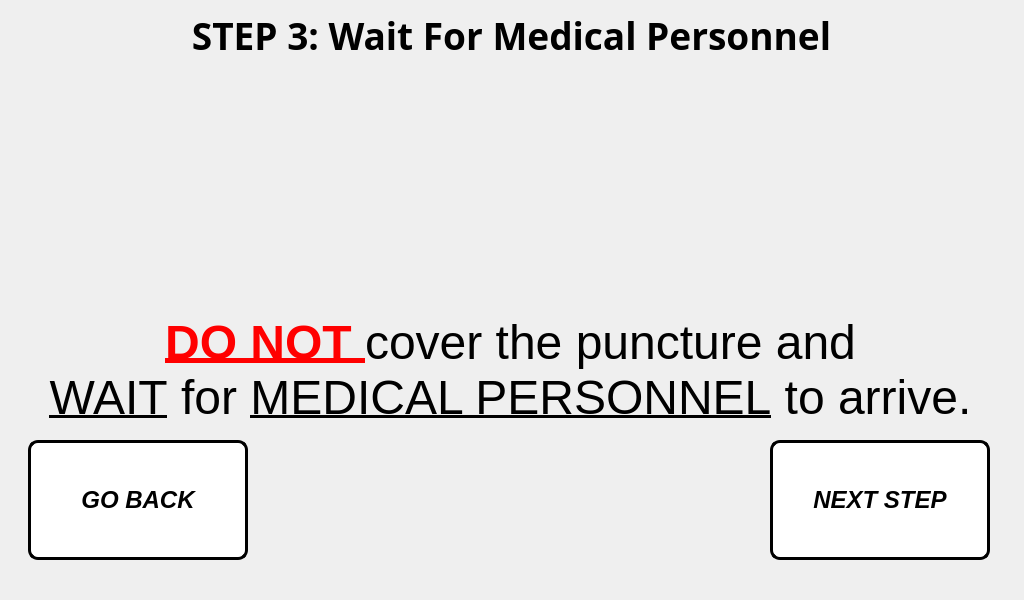
<?xml version="1.0" encoding="UTF-8"?>
<ui version="4.0">
 <class>step_3_window</class>
 <widget class="QMainWindow" name="step_3_window">
  <property name="geometry">
   <rect>
    <x>0</x>
    <y>0</y>
    <width>1024</width>
    <height>600</height>
   </rect>
  </property>
  <property name="minimumSize">
   <size>
    <width>1024</width>
    <height>600</height>
   </size>
  </property>
  <property name="maximumSize">
   <size>
    <width>1024</width>
    <height>600</height>
   </size>
  </property>
  <property name="windowTitle">
   <string>Step 3 Procedure</string>
  </property>
  <widget class="QWidget" name="centralwidget">
   <widget class="QLabel" name="title_step_3">
    <property name="geometry">
     <rect>
      <x>6</x>
      <y>0</y>
      <width>1011</width>
      <height>71</height>
     </rect>
    </property>
    <property name="font">
     <font>
      <family>Unispace</family>
      <pointsize>18</pointsize>
      <weight>75</weight>
      <bold>true</bold>
     </font>
    </property>
    <property name="text">
     <string>&lt;html&gt;&lt;head/&gt;&lt;body&gt;&lt;p align=&quot;center&quot;&gt;&lt;span style=&quot; font-size:28pt;&quot;&gt;STEP 3: Wait For Medical Personnel&lt;/span&gt;&lt;/p&gt;&lt;/body&gt;&lt;/html&gt;</string>
    </property>
    <property name="alignment">
     <set>Qt::AlignCenter</set>
    </property>
   </widget>
   <widget class="QLabel" name="text_steps_3">
    <property name="geometry">
     <rect>
      <x>-5</x>
      <y>310</y>
      <width>1031</width>
      <height>121</height>
     </rect>
    </property>
    <property name="font">
     <font>
      <pointsize>14</pointsize>
     </font>
    </property>
    <property name="text">
     <string>&lt;html&gt;&lt;head/&gt;&lt;body&gt;&lt;p align=&quot;center&quot;&gt;&lt;span style=&quot; font-family:'Calibri'; font-size:36pt; font-weight:600; text-decoration: underline; color:#ff0000;&quot;&gt;DO NOT &lt;/span&gt;&lt;span style=&quot; font-family:'Calibri'; font-size:36pt; color:#000000;&quot;&gt;cover the puncture and &lt;br/&gt;&lt;/span&gt;&lt;span style=&quot; font-family:'Calibri'; font-size:36pt; text-decoration: underline; color:#000000;&quot;&gt;WAIT&lt;/span&gt;&lt;span style=&quot; font-family:'Calibri'; font-size:36pt; color:#000000;&quot;&gt; for &lt;/span&gt;&lt;span style=&quot; font-family:'Calibri'; font-size:36pt; text-decoration: underline; color:#000000;&quot;&gt;MEDICAL PERSONNEL&lt;/span&gt;&lt;span style=&quot; font-family:'Calibri'; font-size:36pt; color:#000000;&quot;&gt; to arrive.&lt;/span&gt;&lt;/p&gt;&lt;/body&gt;&lt;/html&gt;</string>
    </property>
   </widget>
   <widget class="QLabel" name="gif_player_label_3">
    <property name="geometry">
     <rect>
      <x>330</x>
      <y>70</y>
      <width>360</width>
      <height>240</height>
     </rect>
    </property>
    <property name="minimumSize">
     <size>
      <width>360</width>
      <height>240</height>
     </size>
    </property>
    <property name="maximumSize">
     <size>
      <width>360</width>
      <height>240</height>
     </size>
    </property>
    <property name="font">
     <font>
      <family>Unispace</family>
      <pointsize>16</pointsize>
      <weight>75</weight>
      <bold>true</bold>
     </font>
    </property>
    <property name="lineWidth">
     <number>1</number>
    </property>
    <property name="text">
     <string/>
    </property>
    <property name="alignment">
     <set>Qt::AlignCenter</set>
    </property>
   </widget>
   <widget class="QPushButton" name="next_step_button_3">
    <property name="geometry">
     <rect>
      <x>770</x>
      <y>440</y>
      <width>220</width>
      <height>120</height>
     </rect>
    </property>
    <property name="minimumSize">
     <size>
      <width>220</width>
      <height>120</height>
     </size>
    </property>
    <property name="maximumSize">
     <size>
      <width>220</width>
      <height>120</height>
     </size>
    </property>
    <property name="font">
     <font>
      <pointsize>18</pointsize>
      <weight>75</weight>
      <italic>true</italic>
      <bold>true</bold>
     </font>
    </property>
    <property name="cursor">
     <cursorShape>PointingHandCursor</cursorShape>
    </property>
    <property name="styleSheet">
     <string notr="true">QPushButton:hover:!pressed
{
  background-color: rgb(195,30,60);
}

QPushButton
{
  background-color: white;
color: black;
border-style: outset;
border-width: 3px;
border-radius:10px;
border-color: black;
}</string>
    </property>
    <property name="text">
     <string>NEXT STEP</string>
    </property>
   </widget>
   <widget class="QPushButton" name="go_back_injury_type_3">
    <property name="geometry">
     <rect>
      <x>28</x>
      <y>440</y>
      <width>220</width>
      <height>120</height>
     </rect>
    </property>
    <property name="minimumSize">
     <size>
      <width>220</width>
      <height>120</height>
     </size>
    </property>
    <property name="maximumSize">
     <size>
      <width>220</width>
      <height>120</height>
     </size>
    </property>
    <property name="font">
     <font>
      <pointsize>18</pointsize>
      <weight>75</weight>
      <italic>true</italic>
      <bold>true</bold>
     </font>
    </property>
    <property name="styleSheet">
     <string notr="true">QPushButton:hover:!pressed
{
  background-color: rgb(195,30,60);
}

QPushButton
{
  background-color: white;
color: black;
border-style: outset;
border-width: 3px;
border-radius:10px;
border-color: black;
}</string>
    </property>
    <property name="text">
     <string>GO BACK</string>
    </property>
   </widget>
   <widget class="QLabel" name="label">
    <property name="geometry">
     <rect>
      <x>0</x>
      <y>0</y>
      <width>1024</width>
      <height>600</height>
     </rect>
    </property>
    <property name="minimumSize">
     <size>
      <width>1024</width>
      <height>600</height>
     </size>
    </property>
    <property name="maximumSize">
     <size>
      <width>1024</width>
      <height>600</height>
     </size>
    </property>
    <property name="text">
     <string/>
    </property>
    <property name="pixmap">
     <pixmap>../pictures/program_pictures/main_wallpaper.png</pixmap>
    </property>
   </widget>
   <zorder>label</zorder>
   <zorder>text_steps_3</zorder>
   <zorder>title_step_3</zorder>
   <zorder>gif_player_label_3</zorder>
   <zorder>next_step_button_3</zorder>
   <zorder>go_back_injury_type_3</zorder>
  </widget>
 </widget>
 <resources/>
 <connections/>
</ui>
